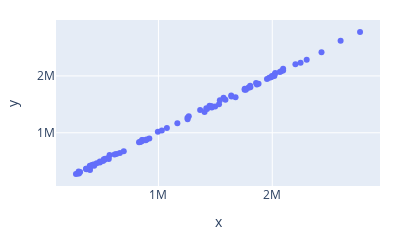
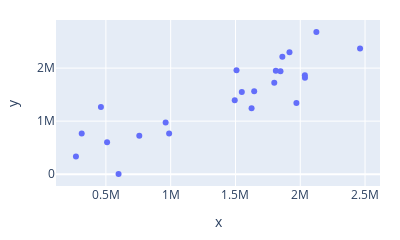

The notebook cell saved with these charts, in order:
### Markdown cell above
### Evaluation

### Code cell
print(eval_model(model))
plot_pred(model, x_train, y_train).show()
plot_pred(model, x_test, y_test).show()
